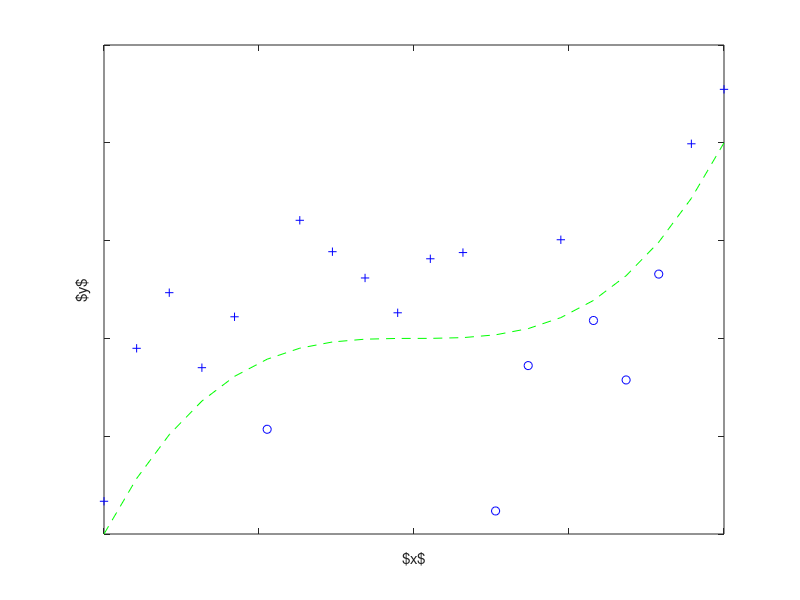

MATLAB code for this plot: (Note: this script raises an error after producing the figure.)
  close all;

  N = 20;
  %R = randn(N,1)+2; R(end) = R(1);
  x = linspace(0,2,N).';
  y = (x-1).^3 + 1;
  data = y+0.5*randn(N,1)+(-1).^(randn(N,1)>0.5)*0.1 ;
  
  d = data > y;
  y1 = data(d);
  y2 = data(~d);
  x1 = x(d);
  x2 = x(~d);
  
  p1 = polyfit(x,data,1);
  p2 = polyfit(x,data,3);
  p3 = polyfit(x,data,19);
  
  baseURL = '/Users/michaeldorner/Dropbox/Entscheidungsbaeume/Praesentation/src/';

  figure(1), plot(x, y, 'g--', x1, y1, 'b+', x2, y2, 'bo' );   
  set(gca, 'XTickLabelMode', 'manual', 'XTickLabel', []);
  set(gca, 'YTickLabelMode', 'manual', 'YTickLabel', []);
  xlabel('$x$');
  ylabel('$y$');
  
  name = 'actualSample';    
  matlab2tikz([baseURL name '.tikz'], 'height', '\figureheight', 'width', '\figurewidth');
  
  
  
  figure(2), plot(x, y, 'g--', x1, y1, 'b+', x2, y2, 'bo', x, polyval(p1,x), 'r-'); 
  
  set(gca, 'XTickLabelMode', 'manual', 'XTickLabel', []);
  set(gca, 'YTickLabelMode', 'manual', 'YTickLabel', []);
  xlabel('$x$');
  ylabel('$y$');
  
  name = 'underfittingSample';    
  matlab2tikz([baseURL name '.tikz'], 'height', '\figureheight', 'width', '\figurewidth')
  
  
  figure(3), plot(x, y, 'g--', x1, y1, 'b+', x2, y2, 'bo', x, polyval(p2,x),'r-'); 

  set(gca, 'XTickLabelMode', 'manual', 'XTickLabel', []);
  set(gca, 'YTickLabelMode', 'manual', 'YTickLabel', []);
  xlabel('$x$');
  ylabel('$y$');
  
  name = 'goodfittingSample';    
  matlab2tikz([baseURL name '.tikz'], 'height', '\figureheight', 'width', '\figurewidth')
  
  
  figure(4), plot(x, y, 'g--', x1, y1, 'b+', x2, y2, 'bo', x, polyval(p3,x),'r-'); 
  
  %legend('actual splitting line', 'class 1', 'class 2', 'found splitting line', 'Location', 'northwest');
  set(gca, 'XTickLabelMode', 'manual', 'XTickLabel', []);
  set(gca, 'YTickLabelMode', 'manual', 'YTickLabel', []);
  xlabel('$x$');
  ylabel('$y$');
  
  name = 'overfittingSample';    
  matlab2tikz([baseURL name '.tikz'], 'height', '\figureheight', 'width', '\figurewidth')
  
  
